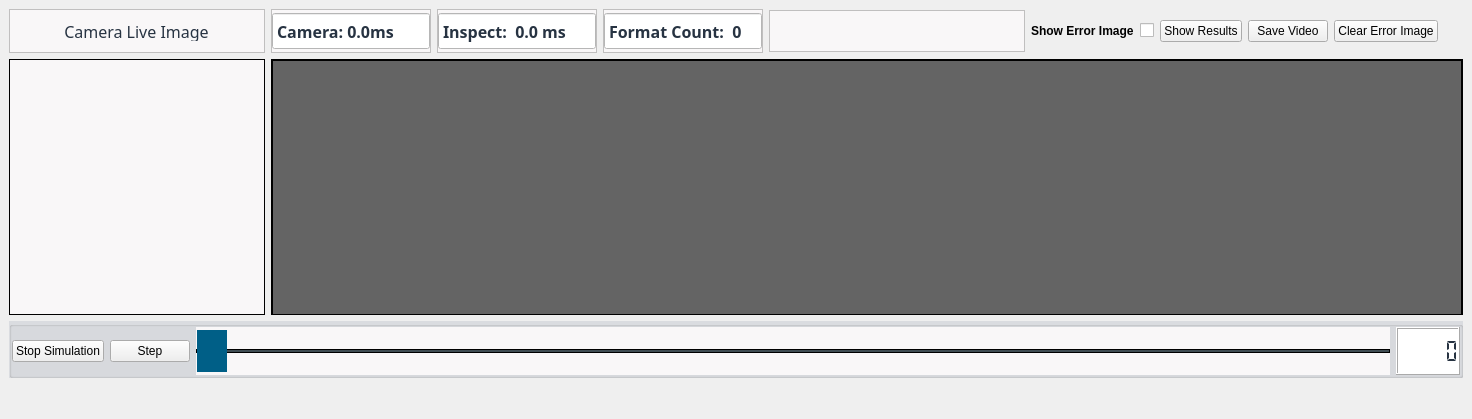
<?xml version="1.0" encoding="UTF-8"?>
<ui version="4.0">
 <class>WidgetLiveImageData</class>
 <widget class="QWidget" name="WidgetLiveImageData">
  <property name="geometry">
   <rect>
    <x>0</x>
    <y>0</y>
    <width>1472</width>
    <height>419</height>
   </rect>
  </property>
  <property name="windowTitle">
   <string>Form</string>
  </property>
  <layout class="QGridLayout" name="gridLayout_23">
   <property name="leftMargin">
    <number>9</number>
   </property>
   <property name="topMargin">
    <number>9</number>
   </property>
   <property name="rightMargin">
    <number>9</number>
   </property>
   <property name="bottomMargin">
    <number>9</number>
   </property>
   <item row="0" column="0">
    <layout class="QGridLayout" name="gridLayout_18">
     <item row="0" column="0">
      <layout class="QGridLayout" name="gridLayout_7">
       <item row="0" column="0">
        <widget class="QFrame" name="frameDashBoardCameraLiveImage">
         <property name="sizePolicy">
          <sizepolicy hsizetype="Preferred" vsizetype="Fixed">
           <horstretch>0</horstretch>
           <verstretch>0</verstretch>
          </sizepolicy>
         </property>
         <property name="minimumSize">
          <size>
           <width>0</width>
           <height>42</height>
          </size>
         </property>
         <property name="maximumSize">
          <size>
           <width>16777215</width>
           <height>42</height>
          </size>
         </property>
         <property name="styleSheet">
          <string notr="true">QFrame{
     background:rgb(249,247,248);
     min-height: 42px;
     max-height: 42px;
}

QLabel{
  background:rgb(249,247,248);
  color: rgb(39,51,66);
  font-size: 16px;
  font-family: Siemens Sans;
  min-height: 20px;
  max-height: 20px;
}


</string>
         </property>
         <property name="frameShape">
          <enum>QFrame::StyledPanel</enum>
         </property>
         <property name="frameShadow">
          <enum>QFrame::Raised</enum>
         </property>
         <layout class="QGridLayout" name="gridLayout_14">
          <item row="0" column="0">
           <widget class="QLabel" name="labelDashBoardCameraStatus">
            <property name="sizePolicy">
             <sizepolicy hsizetype="Fixed" vsizetype="Fixed">
              <horstretch>0</horstretch>
              <verstretch>0</verstretch>
             </sizepolicy>
            </property>
            <property name="font">
             <font>
              <family>Siemens Sans</family>
              <pointsize>-1</pointsize>
             </font>
            </property>
            <property name="styleSheet">
             <string notr="true"/>
            </property>
            <property name="text">
             <string>Camera Live Image</string>
            </property>
            <property name="alignment">
             <set>Qt::AlignCenter</set>
            </property>
           </widget>
          </item>
         </layout>
        </widget>
       </item>
       <item row="1" column="0">
        <widget class="QFrame" name="CameraImageFrame">
         <property name="sizePolicy">
          <sizepolicy hsizetype="Preferred" vsizetype="Preferred">
           <horstretch>0</horstretch>
           <verstretch>0</verstretch>
          </sizepolicy>
         </property>
         <property name="minimumSize">
          <size>
           <width>256</width>
           <height>256</height>
          </size>
         </property>
         <property name="maximumSize">
          <size>
           <width>256</width>
           <height>256</height>
          </size>
         </property>
         <property name="layoutDirection">
          <enum>Qt::LeftToRight</enum>
         </property>
         <property name="styleSheet">
          <string notr="true">QFrame {
 
 background:rgb(249,247,248);
}</string>
         </property>
         <property name="frameShape">
          <enum>QFrame::Box</enum>
         </property>
         <property name="frameShadow">
          <enum>QFrame::Plain</enum>
         </property>
         <property name="lineWidth">
          <number>1</number>
         </property>
         <layout class="QGridLayout" name="gridLayout_17">
          <property name="leftMargin">
           <number>0</number>
          </property>
          <property name="topMargin">
           <number>0</number>
          </property>
          <property name="rightMargin">
           <number>0</number>
          </property>
          <property name="bottomMargin">
           <number>0</number>
          </property>
          <item row="0" column="0">
           <layout class="QGridLayout" name="gridLayout_9"/>
          </item>
         </layout>
        </widget>
       </item>
      </layout>
     </item>
     <item row="0" column="1">
      <layout class="QGridLayout" name="gridLayout_8">
       <item row="0" column="0">
        <layout class="QGridLayout" name="gridLayout_6">
         <property name="horizontalSpacing">
          <number>6</number>
         </property>
         <item row="0" column="0">
          <widget class="QFrame" name="frameDashBoardCameraInterval">
           <property name="sizePolicy">
            <sizepolicy hsizetype="Fixed" vsizetype="Fixed">
             <horstretch>0</horstretch>
             <verstretch>0</verstretch>
            </sizepolicy>
           </property>
           <property name="minimumSize">
            <size>
             <width>0</width>
             <height>42</height>
            </size>
           </property>
           <property name="maximumSize">
            <size>
             <width>160</width>
             <height>42</height>
            </size>
           </property>
           <property name="styleSheet">
            <string notr="true">QFrame{
     background:rgb(249,247,248);
     min-height: 42px;
     max-height: 42px;
}

QLabel{
  background:rgb(249,247,248);
  color: rgb(39,51,66);
  font-size: 16px;
  font-family: Siemens Sans;
  min-height: 20px;
  max-height: 20px;
}

QDoubleSpinBox{
background:rgb(255,255,255);
  color: rgb(39,51,66);
  font-size: 16px;
  font-weight: bold;
  font-family: Siemens Sans;
  min-height: 32px;
  max-height: 32px;
}

QDoubleSpinBox::focus{
 border: 2px solid rgb(0,95,135);
}

</string>
           </property>
           <property name="frameShape">
            <enum>QFrame::StyledPanel</enum>
           </property>
           <property name="frameShadow">
            <enum>QFrame::Raised</enum>
           </property>
           <layout class="QGridLayout" name="gridLayout_4">
            <property name="leftMargin">
             <number>0</number>
            </property>
            <property name="topMargin">
             <number>0</number>
            </property>
            <property name="rightMargin">
             <number>0</number>
            </property>
            <property name="bottomMargin">
             <number>0</number>
            </property>
            <item row="0" column="0">
             <widget class="QDoubleSpinBox" name="doubleSpinBoxHoseDiameter">
              <property name="enabled">
               <bool>false</bool>
              </property>
              <property name="font">
               <font>
                <family>Siemens Sans</family>
                <pointsize>-1</pointsize>
                <weight>75</weight>
                <bold>true</bold>
               </font>
              </property>
              <property name="styleSheet">
               <string notr="true">QDoubleSpinBox{
     background:rgb(255,255,255);
     color:rgb(39,51,66);
}</string>
              </property>
              <property name="wrapping">
               <bool>false</bool>
              </property>
              <property name="readOnly">
               <bool>true</bool>
              </property>
              <property name="buttonSymbols">
               <enum>QAbstractSpinBox::NoButtons</enum>
              </property>
              <property name="prefix">
               <string>Camera: </string>
              </property>
              <property name="suffix">
               <string>ms</string>
              </property>
              <property name="decimals">
               <number>1</number>
              </property>
              <property name="minimum">
               <double>0.000000000000000</double>
              </property>
              <property name="maximum">
               <double>1000000.000000000000000</double>
              </property>
              <property name="singleStep">
               <double>0.100000000000000</double>
              </property>
             </widget>
            </item>
           </layout>
          </widget>
         </item>
         <item row="0" column="1">
          <widget class="QFrame" name="frameDashBoardInspectionTime">
           <property name="enabled">
            <bool>true</bool>
           </property>
           <property name="sizePolicy">
            <sizepolicy hsizetype="Fixed" vsizetype="Fixed">
             <horstretch>0</horstretch>
             <verstretch>0</verstretch>
            </sizepolicy>
           </property>
           <property name="minimumSize">
            <size>
             <width>0</width>
             <height>42</height>
            </size>
           </property>
           <property name="maximumSize">
            <size>
             <width>160</width>
             <height>42</height>
            </size>
           </property>
           <property name="styleSheet">
            <string notr="true">QFrame{
     background:rgb(249,247,248);
     min-height: 42px;
     max-height: 42px;
}

QLabel{
  background:rgb(249,247,248);
  color: rgb(39,51,66);
  font-size: 16px;
  font-family: Siemens Sans;
  min-height: 20px;
  max-height: 20px;
}

QDoubleSpinBox{
background:rgb(255,255,255);
  color: rgb(39,51,66);
  font-size: 16px;
  font-weight: bold;
  font-family: Siemens Sans;
  min-height: 32px;
  max-height: 32px;
}

QDoubleSpinBox::focus{
 border: 2px solid rgb(0,95,135);
}

</string>
           </property>
           <property name="frameShape">
            <enum>QFrame::StyledPanel</enum>
           </property>
           <property name="frameShadow">
            <enum>QFrame::Raised</enum>
           </property>
           <layout class="QGridLayout" name="gridLayout">
            <property name="leftMargin">
             <number>0</number>
            </property>
            <property name="topMargin">
             <number>0</number>
            </property>
            <property name="rightMargin">
             <number>0</number>
            </property>
            <property name="bottomMargin">
             <number>0</number>
            </property>
            <item row="0" column="0">
             <widget class="QDoubleSpinBox" name="doubleSpinBoxInspectionTime">
              <property name="enabled">
               <bool>false</bool>
              </property>
              <property name="font">
               <font>
                <family>Siemens Sans</family>
                <pointsize>-1</pointsize>
                <weight>75</weight>
                <bold>true</bold>
               </font>
              </property>
              <property name="styleSheet">
               <string notr="true">QDoubleSpinBox{
     background:rgb(255,255,255);
     color:rgb(39,51,66);
}</string>
              </property>
              <property name="wrapping">
               <bool>false</bool>
              </property>
              <property name="readOnly">
               <bool>true</bool>
              </property>
              <property name="buttonSymbols">
               <enum>QAbstractSpinBox::NoButtons</enum>
              </property>
              <property name="prefix">
               <string>Inspect:  </string>
              </property>
              <property name="suffix">
               <string> ms</string>
              </property>
              <property name="decimals">
               <number>1</number>
              </property>
              <property name="minimum">
               <double>0.000000000000000</double>
              </property>
              <property name="maximum">
               <double>1000000.000000000000000</double>
              </property>
              <property name="singleStep">
               <double>0.010000000000000</double>
              </property>
             </widget>
            </item>
           </layout>
          </widget>
         </item>
         <item row="0" column="2">
          <widget class="QFrame" name="frameDashBoardFormatCounter">
           <property name="sizePolicy">
            <sizepolicy hsizetype="Fixed" vsizetype="Fixed">
             <horstretch>0</horstretch>
             <verstretch>0</verstretch>
            </sizepolicy>
           </property>
           <property name="minimumSize">
            <size>
             <width>0</width>
             <height>42</height>
            </size>
           </property>
           <property name="maximumSize">
            <size>
             <width>160</width>
             <height>42</height>
            </size>
           </property>
           <property name="styleSheet">
            <string notr="true">QFrame{
     background:rgb(249,247,248);
     min-height: 42px;
     max-height: 42px;
}

QLabel{
  background:rgb(249,247,248);
  color: rgb(39,51,66);
  font-size: 16px;
  font-family: Siemens Sans;
  min-height: 20px;
  max-height: 20px;
}

QDoubleSpinBox{
background:rgb(255,255,255);
  color: rgb(39,51,66);
  font-size: 16px;
  font-weight: bold;
  font-family: Siemens Sans;
  min-height: 32px;
  max-height: 32px;
}

QDoubleSpinBox::focus{
 border: 2px solid rgb(0,95,135);
}

</string>
           </property>
           <property name="frameShape">
            <enum>QFrame::StyledPanel</enum>
           </property>
           <property name="frameShadow">
            <enum>QFrame::Raised</enum>
           </property>
           <layout class="QGridLayout" name="gridLayout_5">
            <property name="leftMargin">
             <number>0</number>
            </property>
            <property name="topMargin">
             <number>0</number>
            </property>
            <property name="rightMargin">
             <number>0</number>
            </property>
            <property name="bottomMargin">
             <number>0</number>
            </property>
            <item row="0" column="0">
             <widget class="QDoubleSpinBox" name="doubleSpinBoxFormatCounter">
              <property name="enabled">
               <bool>false</bool>
              </property>
              <property name="font">
               <font>
                <family>Siemens Sans</family>
                <pointsize>-1</pointsize>
                <weight>75</weight>
                <bold>true</bold>
               </font>
              </property>
              <property name="styleSheet">
               <string notr="true">QDoubleSpinBox{
     background:rgb(255,255,255);
     color:rgb(39,51,66);
}</string>
              </property>
              <property name="wrapping">
               <bool>false</bool>
              </property>
              <property name="readOnly">
               <bool>true</bool>
              </property>
              <property name="buttonSymbols">
               <enum>QAbstractSpinBox::NoButtons</enum>
              </property>
              <property name="prefix">
               <string>Format Count:  </string>
              </property>
              <property name="suffix">
               <string/>
              </property>
              <property name="decimals">
               <number>0</number>
              </property>
              <property name="minimum">
               <double>0.000000000000000</double>
              </property>
              <property name="maximum">
               <double>1000000.000000000000000</double>
              </property>
              <property name="singleStep">
               <double>1.000000000000000</double>
              </property>
             </widget>
            </item>
           </layout>
          </widget>
         </item>
         <item row="0" column="3">
          <widget class="QFrame" name="frameDashBoardErrorText">
           <property name="sizePolicy">
            <sizepolicy hsizetype="Preferred" vsizetype="Fixed">
             <horstretch>0</horstretch>
             <verstretch>0</verstretch>
            </sizepolicy>
           </property>
           <property name="minimumSize">
            <size>
             <width>256</width>
             <height>42</height>
            </size>
           </property>
           <property name="maximumSize">
            <size>
             <width>256</width>
             <height>42</height>
            </size>
           </property>
           <property name="styleSheet">
            <string notr="true">QFrame{
     background:rgb(249,247,248);
     min-height: 40px;
     max-height: 40px;
}

QLabel{
  background:rgb(249,247,248);
  color: rgb(39,51,66);
  font-size: 16px;
  font-family: Siemens Sans;
  min-height: 20px;
  max-height: 20px;
}


</string>
           </property>
           <property name="frameShape">
            <enum>QFrame::StyledPanel</enum>
           </property>
           <property name="frameShadow">
            <enum>QFrame::Raised</enum>
           </property>
           <layout class="QGridLayout" name="gridLayout_19">
            <item row="0" column="0">
             <widget class="QLabel" name="labelDashBoardErrorText">
              <property name="sizePolicy">
               <sizepolicy hsizetype="Fixed" vsizetype="Fixed">
                <horstretch>0</horstretch>
                <verstretch>0</verstretch>
               </sizepolicy>
              </property>
              <property name="font">
               <font>
                <family>Siemens Sans</family>
                <pointsize>-1</pointsize>
               </font>
              </property>
              <property name="styleSheet">
               <string notr="true"/>
              </property>
              <property name="text">
               <string/>
              </property>
              <property name="alignment">
               <set>Qt::AlignCenter</set>
              </property>
             </widget>
            </item>
           </layout>
          </widget>
         </item>
         <item row="0" column="4">
          <layout class="QGridLayout" name="gridLayout_3">
           <item row="0" column="1">
            <widget class="QCheckBox" name="checkBoxShowErrorImage">
             <property name="text">
              <string/>
             </property>
            </widget>
           </item>
           <item row="0" column="0">
            <widget class="QLabel" name="label">
             <property name="font">
              <font>
               <weight>75</weight>
               <bold>true</bold>
              </font>
             </property>
             <property name="text">
              <string>Show Error Image</string>
             </property>
            </widget>
           </item>
          </layout>
         </item>
         <item row="0" column="5">
          <layout class="QGridLayout" name="gridLayout_2">
           <item row="0" column="0">
            <widget class="QPushButton" name="pushButtonShowDetailResults">
             <property name="text">
              <string>Show Results</string>
             </property>
            </widget>
           </item>
           <item row="0" column="1">
            <widget class="QPushButton" name="pushButtonSaveVideo">
             <property name="text">
              <string>Save Video</string>
             </property>
            </widget>
           </item>
           <item row="0" column="2">
            <widget class="QPushButton" name="pushButtonClearErrorImage">
             <property name="text">
              <string>Clear Error Image</string>
             </property>
            </widget>
           </item>
          </layout>
         </item>
         <item row="0" column="6">
          <spacer name="horizontalSpacer_5">
           <property name="orientation">
            <enum>Qt::Horizontal</enum>
           </property>
           <property name="sizeHint" stdset="0">
            <size>
             <width>28</width>
             <height>39</height>
            </size>
           </property>
          </spacer>
         </item>
        </layout>
       </item>
       <item row="1" column="0">
        <widget class="QStackedWidget" name="stackedWidget">
         <property name="maximumSize">
          <size>
           <width>16777215</width>
           <height>256</height>
          </size>
         </property>
         <property name="frameShape">
          <enum>QFrame::Box</enum>
         </property>
         <property name="currentIndex">
          <number>0</number>
         </property>
         <widget class="QWidget" name="LiveImage">
          <property name="sizePolicy">
           <sizepolicy hsizetype="Expanding" vsizetype="Expanding">
            <horstretch>0</horstretch>
            <verstretch>0</verstretch>
           </sizepolicy>
          </property>
          <property name="autoFillBackground">
           <bool>false</bool>
          </property>
          <property name="styleSheet">
           <string notr="true">QWidget{

 background:rgb(249,247,248);
}</string>
          </property>
          <layout class="QGridLayout" name="gridLayout_12">
           <property name="leftMargin">
            <number>0</number>
           </property>
           <property name="topMargin">
            <number>0</number>
           </property>
           <property name="rightMargin">
            <number>0</number>
           </property>
           <property name="bottomMargin">
            <number>0</number>
           </property>
           <item row="0" column="0">
            <widget class="QFrame" name="LiveImageFrame">
             <property name="sizePolicy">
              <sizepolicy hsizetype="Expanding" vsizetype="Expanding">
               <horstretch>0</horstretch>
               <verstretch>0</verstretch>
              </sizepolicy>
             </property>
             <property name="minimumSize">
              <size>
               <width>700</width>
               <height>256</height>
              </size>
             </property>
             <property name="maximumSize">
              <size>
               <width>16777215</width>
               <height>256</height>
              </size>
             </property>
             <property name="layoutDirection">
              <enum>Qt::LeftToRight</enum>
             </property>
             <property name="styleSheet">
              <string notr="true">QFrame {
 
 background:rgb(100,100,100);
}</string>
             </property>
             <property name="frameShape">
              <enum>QFrame::Box</enum>
             </property>
             <property name="frameShadow">
              <enum>QFrame::Plain</enum>
             </property>
             <layout class="QGridLayout" name="gridLayout_10">
              <property name="leftMargin">
               <number>0</number>
              </property>
              <property name="topMargin">
               <number>0</number>
              </property>
              <property name="rightMargin">
               <number>0</number>
              </property>
              <property name="bottomMargin">
               <number>0</number>
              </property>
              <item row="0" column="0">
               <layout class="QGridLayout" name="gridLayout_11"/>
              </item>
             </layout>
            </widget>
           </item>
          </layout>
         </widget>
         <widget class="QWidget" name="ErrorImage">
          <property name="sizePolicy">
           <sizepolicy hsizetype="Expanding" vsizetype="Expanding">
            <horstretch>0</horstretch>
            <verstretch>0</verstretch>
           </sizepolicy>
          </property>
          <layout class="QGridLayout" name="gridLayout_16">
           <property name="leftMargin">
            <number>0</number>
           </property>
           <property name="topMargin">
            <number>0</number>
           </property>
           <property name="rightMargin">
            <number>0</number>
           </property>
           <property name="bottomMargin">
            <number>0</number>
           </property>
           <item row="0" column="0">
            <widget class="QFrame" name="ErrorImageFrame">
             <property name="sizePolicy">
              <sizepolicy hsizetype="Expanding" vsizetype="Expanding">
               <horstretch>0</horstretch>
               <verstretch>0</verstretch>
              </sizepolicy>
             </property>
             <property name="minimumSize">
              <size>
               <width>700</width>
               <height>272</height>
              </size>
             </property>
             <property name="maximumSize">
              <size>
               <width>16777215</width>
               <height>272</height>
              </size>
             </property>
             <property name="layoutDirection">
              <enum>Qt::LeftToRight</enum>
             </property>
             <property name="styleSheet">
              <string notr="true">QFrame {
 
 background:rgb(100,100,100);
}</string>
             </property>
             <property name="frameShape">
              <enum>QFrame::Box</enum>
             </property>
             <property name="frameShadow">
              <enum>QFrame::Plain</enum>
             </property>
             <layout class="QGridLayout" name="gridLayout_13">
              <property name="leftMargin">
               <number>0</number>
              </property>
              <property name="topMargin">
               <number>0</number>
              </property>
              <property name="rightMargin">
               <number>0</number>
              </property>
              <property name="bottomMargin">
               <number>0</number>
              </property>
              <property name="spacing">
               <number>0</number>
              </property>
              <item row="0" column="0">
               <layout class="QGridLayout" name="gridLayout_15"/>
              </item>
             </layout>
            </widget>
           </item>
          </layout>
         </widget>
        </widget>
       </item>
      </layout>
     </item>
    </layout>
   </item>
   <item row="1" column="0">
    <widget class="QGroupBox" name="groupBoxVideoPlayer">
     <property name="sizePolicy">
      <sizepolicy hsizetype="Preferred" vsizetype="Fixed">
       <horstretch>0</horstretch>
       <verstretch>0</verstretch>
      </sizepolicy>
     </property>
     <property name="styleSheet">
      <string notr="true">QGroupBox{
     background:rgb(218, 220, 224);
    
}</string>
     </property>
     <property name="title">
      <string/>
     </property>
     <layout class="QGridLayout" name="gridLayout_22">
      <property name="leftMargin">
       <number>0</number>
      </property>
      <property name="topMargin">
       <number>0</number>
      </property>
      <property name="rightMargin">
       <number>0</number>
      </property>
      <property name="bottomMargin">
       <number>0</number>
      </property>
      <item row="0" column="0">
       <layout class="QGridLayout" name="gridLayout_20">
        <item row="0" column="0">
         <widget class="QPushButton" name="pushButtonStartStop">
          <property name="text">
           <string>Stop Simulation</string>
          </property>
          <property name="checkable">
           <bool>true</bool>
          </property>
          <property name="checked">
           <bool>false</bool>
          </property>
         </widget>
        </item>
        <item row="0" column="1">
         <widget class="QPushButton" name="pushButtonForward">
          <property name="text">
           <string>Step</string>
          </property>
         </widget>
        </item>
       </layout>
      </item>
      <item row="0" column="1">
       <layout class="QGridLayout" name="gridLayout_21">
        <item row="0" column="0">
         <widget class="QSlider" name="horizontalSliderCurrentVideoFrame">
          <property name="enabled">
           <bool>true</bool>
          </property>
          <property name="sizePolicy">
           <sizepolicy hsizetype="Expanding" vsizetype="Fixed">
            <horstretch>0</horstretch>
            <verstretch>0</verstretch>
           </sizepolicy>
          </property>
          <property name="minimumSize">
           <size>
            <width>0</width>
            <height>0</height>
           </size>
          </property>
          <property name="toolTip">
           <string>Current Video Frame Number</string>
          </property>
          <property name="styleSheet">
           <string notr="true">QSlider {
    height: 48px;
   	background-color:rgb(249,247,248);	
}

QSlider::groove:horizontal {
    border: 1px solid rgb(0, 0, 0);
    height: 2px;
    background-color: rgb(64, 77, 83 );
}


QSlider::handle:horizontal {
  	background-color: rgb(0, 95, 135);		
    width: 30px;
    height: 48px;
   margin: -20px -0px;
}
</string>
          </property>
          <property name="maximum">
           <number>100</number>
          </property>
          <property name="singleStep">
           <number>10</number>
          </property>
          <property name="pageStep">
           <number>1</number>
          </property>
          <property name="sliderPosition">
           <number>0</number>
          </property>
          <property name="tracking">
           <bool>false</bool>
          </property>
          <property name="orientation">
           <enum>Qt::Horizontal</enum>
          </property>
          <property name="invertedAppearance">
           <bool>false</bool>
          </property>
          <property name="invertedControls">
           <bool>false</bool>
          </property>
          <property name="tickPosition">
           <enum>QSlider::TicksAbove</enum>
          </property>
          <property name="tickInterval">
           <number>20</number>
          </property>
         </widget>
        </item>
        <item row="0" column="1">
         <widget class="QLCDNumber" name="lcdNumberCurrentVideoFrameNumber">
          <property name="sizePolicy">
           <sizepolicy hsizetype="Minimum" vsizetype="Minimum">
            <horstretch>0</horstretch>
            <verstretch>0</verstretch>
           </sizepolicy>
          </property>
          <property name="font">
           <font>
            <pointsize>8</pointsize>
           </font>
          </property>
          <property name="styleSheet">
           <string notr="true">QLCDNumber{
     color:rgb(39,51,66);
     background:rgb(255,255,255);
}</string>
          </property>
          <property name="segmentStyle">
           <enum>QLCDNumber::Flat</enum>
          </property>
         </widget>
        </item>
       </layout>
      </item>
     </layout>
    </widget>
   </item>
   <item row="2" column="0">
    <spacer name="verticalSpacer">
     <property name="orientation">
      <enum>Qt::Vertical</enum>
     </property>
     <property name="sizeHint" stdset="0">
      <size>
       <width>17</width>
       <height>1</height>
      </size>
     </property>
    </spacer>
   </item>
  </layout>
 </widget>
 <resources/>
 <connections/>
</ui>
